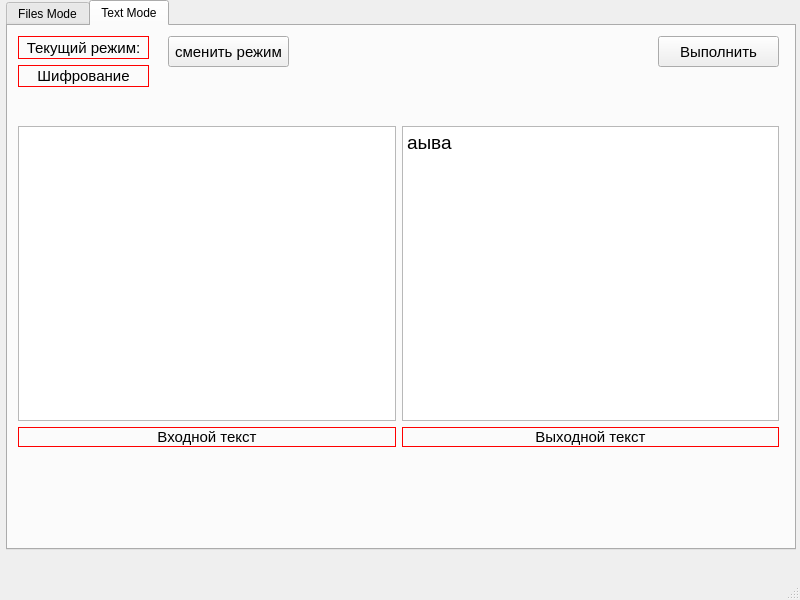
<?xml version="1.0" encoding="UTF-8"?>
<ui version="4.0">
 <class>MainWindow</class>
 <widget class="QMainWindow" name="MainWindow">
  <property name="geometry">
   <rect>
    <x>0</x>
    <y>0</y>
    <width>800</width>
    <height>600</height>
   </rect>
  </property>
  <property name="windowTitle">
   <string>CryptographyApp</string>
  </property>
  <widget class="QWidget" name="centralwidget">
   <widget class="QTabWidget" name="tabWidget">
    <property name="geometry">
     <rect>
      <x>6</x>
      <y>0</y>
      <width>790</width>
      <height>550</height>
     </rect>
    </property>
    <property name="currentIndex">
     <number>1</number>
    </property>
    <widget class="QWidget" name="tab_file">
     <attribute name="title">
      <string>Files Mode</string>
     </attribute>
    </widget>
    <widget class="QWidget" name="tab_text">
     <attribute name="title">
      <string>Text Mode</string>
     </attribute>
     <widget class="QLabel" name="label_output_text">
      <property name="geometry">
       <rect>
        <x>430</x>
        <y>350</y>
        <width>101</width>
        <height>16</height>
       </rect>
      </property>
      <property name="text">
       <string/>
      </property>
     </widget>
     <widget class="QPushButton" name="pushButton_change_mode">
      <property name="geometry">
       <rect>
        <x>160</x>
        <y>10</y>
        <width>121</width>
        <height>31</height>
       </rect>
      </property>
      <property name="font">
       <font>
        <pointsize>11</pointsize>
       </font>
      </property>
      <property name="text">
       <string>сменить режим</string>
      </property>
     </widget>
     <widget class="QPushButton" name="pushButton_execute_text_mode">
      <property name="geometry">
       <rect>
        <x>650</x>
        <y>10</y>
        <width>121</width>
        <height>31</height>
       </rect>
      </property>
      <property name="font">
       <font>
        <pointsize>11</pointsize>
       </font>
      </property>
      <property name="text">
       <string>Выполнить</string>
      </property>
     </widget>
     <widget class="QWidget" name="">
      <property name="geometry">
       <rect>
        <x>10</x>
        <y>100</y>
        <width>761</width>
        <height>321</height>
       </rect>
      </property>
      <layout class="QHBoxLayout" name="horizontalLayout_2">
       <item>
        <layout class="QVBoxLayout" name="verticalLayout">
         <item>
          <widget class="QPlainTextEdit" name="plainTextEdit_input">
           <property name="font">
            <font>
             <pointsize>14</pointsize>
            </font>
           </property>
          </widget>
         </item>
         <item>
          <widget class="QLabel" name="label_input_text">
           <property name="font">
            <font>
             <pointsize>11</pointsize>
            </font>
           </property>
           <property name="styleSheet">
            <string notr="true">border: 1px  solid rgb(255, 0, 0);</string>
           </property>
           <property name="text">
            <string>Входной текст</string>
           </property>
           <property name="alignment">
            <set>Qt::AlignCenter</set>
           </property>
          </widget>
         </item>
        </layout>
       </item>
       <item>
        <layout class="QVBoxLayout" name="verticalLayout_2">
         <item>
          <widget class="QPlainTextEdit" name="plainTextEdit_output">
           <property name="font">
            <font>
             <pointsize>14</pointsize>
            </font>
           </property>
           <property name="autoFillBackground">
            <bool>false</bool>
           </property>
           <property name="tabChangesFocus">
            <bool>false</bool>
           </property>
           <property name="readOnly">
            <bool>false</bool>
           </property>
           <property name="plainText">
            <string>аыва</string>
           </property>
           <property name="overwriteMode">
            <bool>false</bool>
           </property>
          </widget>
         </item>
         <item>
          <widget class="QLabel" name="label_output_text_2">
           <property name="font">
            <font>
             <pointsize>11</pointsize>
            </font>
           </property>
           <property name="styleSheet">
            <string notr="true">border: 1px  solid rgb(255, 0, 0);</string>
           </property>
           <property name="text">
            <string>Выходной текст</string>
           </property>
           <property name="alignment">
            <set>Qt::AlignCenter</set>
           </property>
          </widget>
         </item>
        </layout>
       </item>
      </layout>
     </widget>
     <widget class="QWidget" name="">
      <property name="geometry">
       <rect>
        <x>10</x>
        <y>10</y>
        <width>131</width>
        <height>51</height>
       </rect>
      </property>
      <layout class="QVBoxLayout" name="verticalLayout_3">
       <item>
        <widget class="QLabel" name="label_current_mode">
         <property name="font">
          <font>
           <pointsize>11</pointsize>
          </font>
         </property>
         <property name="styleSheet">
          <string notr="true">border: 1px  solid rgb(255, 0, 0);</string>
         </property>
         <property name="text">
          <string>Текущий режим:</string>
         </property>
         <property name="alignment">
          <set>Qt::AlignCenter</set>
         </property>
        </widget>
       </item>
       <item>
        <widget class="QLabel" name="label_current_status">
         <property name="font">
          <font>
           <pointsize>11</pointsize>
          </font>
         </property>
         <property name="styleSheet">
          <string notr="true">border: 1px  solid rgb(255, 0, 0);</string>
         </property>
         <property name="text">
          <string>Шифрование</string>
         </property>
         <property name="alignment">
          <set>Qt::AlignCenter</set>
         </property>
        </widget>
       </item>
      </layout>
     </widget>
    </widget>
   </widget>
  </widget>
  <widget class="QMenuBar" name="menubar">
   <property name="geometry">
    <rect>
     <x>0</x>
     <y>0</y>
     <width>800</width>
     <height>21</height>
    </rect>
   </property>
  </widget>
  <widget class="QStatusBar" name="statusbar"/>
 </widget>
 <resources/>
 <connections/>
</ui>
